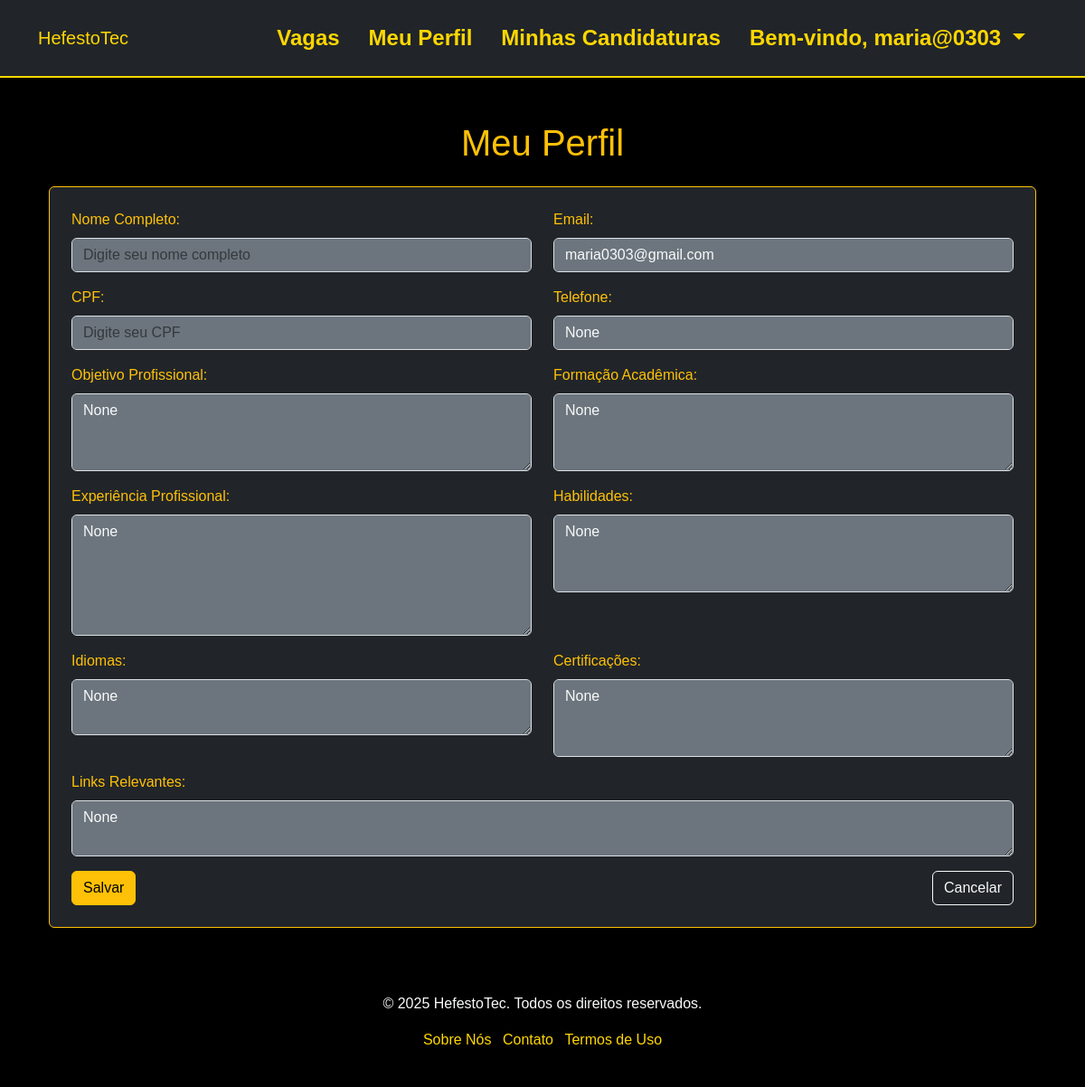
The page /perfil/ (signed in) on the database as committed earlier.
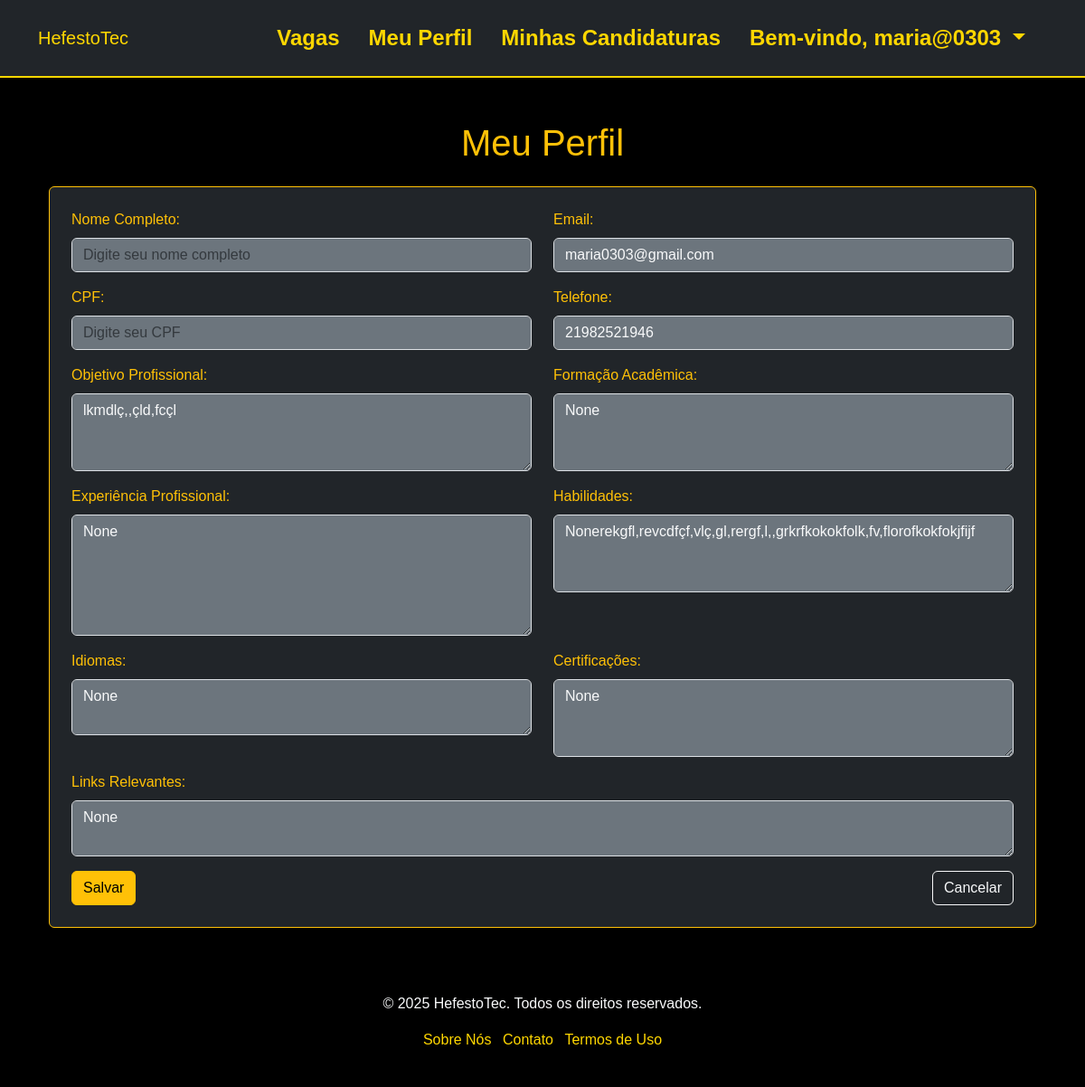
The same page on the database as committed later.
### vagas/models.py (models this page shows, shortened)
class Usuario(AbstractUser):
    pass

class Profile(models.Model):
    user = models.OneToOneField(Usuario, on_delete=models.CASCADE, related_name='profile')
    cpf = models.CharField(max_length=14, unique=True, validators=[validar_cpf], blank=True, null=True)
    telefone = models.CharField(max_length=15, blank=True, null=True)
    data_nascimento = models.DateField(blank=True, null=True)
    objetivo = models.TextField(blank=True, null=True)
    formacao = models.TextField(blank=True, null=True)
    experiencia = models.TextField(blank=True, null=True)
    habilidades = models.TextField(blank=True, null=True)
    idiomas = models.TextField(blank=True, null=True)
    certificacoes = models.TextField(blank=True, null=True)
    links = models.TextField(blank=True, null=True)

### vagas/views.py (the view)
# urls.py: path('perfil/', views.meu_perfil, name='meu_perfil'),  # Visualizar perfil do usuário
@login_required
def meu_perfil(request):
    profile = request.user.profile
    if request.method == "POST":
        form = ProfileForm(request.POST, instance=profile)
        if form.is_valid():
            form.save()
            messages.success(request, "Perfil atualizado com sucesso!")
            return redirect('meu_perfil')
        else:
            messages.error(request, "Erro ao atualizar o perfil.")
    else:
        form = ProfileForm(instance=profile)
    return render(request, 'vagas/meu_perfil.html', {'form': form})

### vagas/templates/vagas/meu_perfil.html (shortened to what the changed rows need)
{% extends 'vagas/base.html' %}
{% block content %}
<div class="container mt-5">
    <h1 class="text-center mb-4 text-warning">Meu Perfil</h1>
    <div class="card bg-dark text-light p-4 border-warning shadow-lg">
        <form method="post">
            <div class="row">
                <div class="col-md-6 mb-3">
                    <label for="email" class="form-label text-warning">Email:</label>
                    <input type="email" id="email" name="email" class="form-control bg-secondary text-light"
                           value="{{ user.email }}" readonly>
                </div>
            </div>
            <div class="row">
                <div class="col-md-6 mb-3">
                    <label for="telefone" class="form-label text-warning">Telefone:</label>
                    <input type="text" id="telefone" name="telefone" class="form-control bg-secondary text-light"
                           value="{{ user.profile.telefone }}" placeholder="Digite seu telefone">
                </div>
            </div>
            <div class="row">
                <div class="col-md-6 mb-3">
                    <label for="objetivo" class="form-label text-warning">Objetivo Profissional:</label>
                    <textarea id="objetivo" name="objetivo" class="form-control bg-secondary text-light" rows="3"
                              placeholder="Descreva seu objetivo profissional">{{ user.profile.objetivo }}</textarea>
                </div>
                <div class="col-md-6 mb-3">
                    <label for="formacao" class="form-label text-warning">Formação Acadêmica:</label>
                    <textarea id="formacao" name="formacao" class="form-control bg-secondary text-light" rows="3"
                              placeholder="Ex.: Curso, Instituição, Ano de Conclusão">{{ user.profile.formacao }}</textarea>
                </div>
            </div>
            <div class="row">
                <div class="col-md-6 mb-3">
                    <label for="experiencia" class="form-label text-warning">Experiência Profissional:</label>
                    <textarea id="experiencia" name="experiencia" class="form-control bg-secondary text-light" rows="5"
                              placeholder="Descreva sua experiência profissional">{{ user.profile.experiencia }}</textarea>
                </div>
                <div class="col-md-6 mb-3">
                    <label for="habilidades" class="form-label text-warning">Habilidades:</label>
                    <textarea id="habilidades" name="habilidades" class="form-control bg-secondary text-light" rows="3"
                              placeholder="Ex.: Python, Django, SQL">{{ user.profile.habilidades }}</textarea>
                </div>
            </div>
            <div class="row">
                <div class="col-md-6 mb-3">
                    <label for="idiomas" class="form-label text-warning">Idiomas:</label>
                    <textarea id="idiomas" name="idiomas" class="form-control bg-secondary text-light" rows="2"
                              placeholder="Ex.: Inglês fluente, Espanhol básico">{{ user.profile.idiomas }}</textarea>
                </div>
                <div class="col-md-6 mb-3">
                    <label for="certificacoes" class="form-label text-warning">Certificações:</label>
                    <textarea id="certificacoes" name="certificacoes" class="form-control bg-secondary text-light" rows="3"
                              placeholder="Ex.: Curso de Python, Certificação em Django">{{ user.profile.certificacoes }}</textarea>
                </div>
            </div>
            <div class="row">
                <div class="col-md-12 mb-3">
                    <label for="links" class="form-label text-warning">Links Relevantes:</label>
                    <textarea id="links" name="links" class="form-control bg-secondary text-light" rows="2"
                              placeholder="Ex.: LinkedIn, GitHub">{{ user.profile.links }}</textarea>
                </div>
            </div>
        </form>
    </div>
</div>
{% endblock %}

### vagas/templates/vagas/base.html (shortened to what this page needs)
<!DOCTYPE html>
<html lang="pt-br">
<head>
    {% load static %}
    <link href="https://cdn.jsdelivr.net/npm/bootstrap@5.3.1/dist/css/bootstrap.min.css" rel="stylesheet">
    <link rel="stylesheet" href="{% static 'css/styles.css' %}">
</head>
<body>
    <nav class="navbar navbar-expand-lg navbar-dark bg-dark">
        <div class="container">
            <a class="navbar-brand" href="{% url 'index' %}">HefestoTec</a>
            <div class="collapse navbar-collapse" id="navbarNav">
                <ul class="navbar-nav ms-auto">
                    <li class="nav-item me-3">
                        <a class="nav-link" href="{% url 'listar_vagas' %}">Vagas</a>
                    </li>
                    {% if user.is_authenticated %}
                        <li class="nav-item me-3">
                            <a class="nav-link" href="{% url 'meu_perfil' %}">Meu Perfil</a>
                        </li>
                        <li class="nav-item me-3">
                            <a class="nav-link" href="{% url 'minhas_candidaturas' %}">Minhas Candidaturas</a>
                        </li>
                        <li class="nav-item dropdown me-3">
                            <a class="nav-link dropdown-toggle" href="#" id="navbarDropdown" role="button" data-bs-toggle="dropdown" aria-expanded="false">
                                Bem-vindo, {{ user.first_name|default:user.username }}
                            </a>
                        </li>
                    {% else %}
                        <li class="nav-item me-3">
                            <a class="nav-link" href="{% url 'login' %}">Login</a>
                        </li>
                    {% endif %}
                </ul>
            </div>
        </div>
    </nav>
    <main class="container my-4">
        {% block content %}
        {% endblock %}
    </main>
    <footer class="bg-black text-light text-center py-4 mt-5">
        <div class="container">
            <p>&copy; 2025 HefestoTec. Todos os direitos reservados.</p>
            <ul class="list-inline">
                <li class="list-inline-item">
                    <a href="{% url 'sobre_nos' %}" class="footer-link">Sobre Nós</a>
                </li>
                <li class="list-inline-item">
                    <a href="{% url 'contato' %}" class="footer-link">Contato</a>
                </li>
                <li class="list-inline-item">
                    <a href="{% url 'termos_de_uso' %}" class="footer-link">Termos de Uso</a>
                </li>
            </ul>
        </div>
    </footer>
</body>
</html>

Rows that differ between the two databases and show on the page:
changed Usuario "maria@0303": telefone "None" → "21982521946"; objetivo "None" → "lkmdlç,,çld,fcçl"; habilidades "None" → "Nonerekgfl,revcdfçf,vlç,gl,rergf,l,,grkrfkokokfolk,fv,florofkokfokjfijf"
